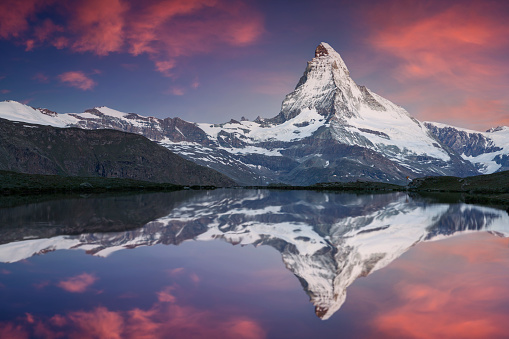
#> input picture Lab1_Image_Processing/data/matterhorn.jpg, 509 x 339 px; the run also reads 1 picture not shown here
$ jupyter execute --allow-errors 01_introduction_image_processing_2024.ipynb   (shell and % lines are left out)
#> lines starting #> are read from the running program, lines starting #| are printed output that depends on the picture; after the words box and inside, x2 and y2 are one past the last pixel; in counts of white or black regions, pixels touching at a corner belong together
**Michel Abela (sciper: 339421) & Alessandro Minghelli (sciper: 342216)**

This aim of this course is to review the evolution of image processing tools, from basics to deep learning algorithms. The semester is split into four labs :

* **Lab 1** : Introduction to Image Processing
* **Lab 2** : Object detection
* **Lab 3** : Object tracking
* **Lab 4** : Introduction to Deep Learning

Let's start with the first chapter of this course!

# Chapter 1 : Introduction to Image Processing

(100 points)

[cell 1]
import cv2 as cv
import numpy as np
import os
import math
#> (the rest of this cell did not finish here and is left out)

## 1.1 Introduction to Basic Image Processing Using OpenCV and NumPy

(20 points)

In this section we start with the basic image processing in Python.

**Goals:**

1. Read an image, access and modify pixel values
2. Change color space
3. Understand the concepts of histogram and histogram equalization

### 1.1.1 Read an image, access and modify pixel values

The code in the next section shows how you can load an image into the Jupyter notebook.

[cell 2]
# reading an image
img = cv.imread(os.path.join('.', 'data', 'matterhorn.jpg'))
#> img is the input picture: shape (339, 509, 3); mean B, G, R 115.7, 95.9, 110
print('Image has dimensions: {}'.format(img.shape))
#| Image has dimensions: (339, 509, 3)
print('There is a total of {} elements'.format(img.size))
#| There is a total of 517653 elements

OpenCV loads the image in a type of variable called a NumPy array. Elements of a NumPy array are accessed through indexing with the operator `[.]` where `.` indicates which dimensions you're accessing. The dimensions are organized as follows: `rows, cols, channels`. More information about indexing in NumPy is in the [doc](https://docs.scipy.org/doc/numpy/reference/arrays.indexing.html).

**QUESTION:** (/2)
- What do `rows, cols, channels` represent in the image?
- What is the value of channels for grayscale and colored image?
- Is the `matterhorn.jpg` image a grayscale or color image? Why?
- What is the meaning of each channel when the image is loaded with OpenCV ([Hint](https://docs.opencv.org/4.x/d4/da8/group__imgcodecs.html#ga288b8b3da0892bd651fce07b3bbd3a56))

**YOUR ANSWER**
- rows and cols represent the number of pixels of the image matrix vertically and horizontally respectively. The channels dimension represents the information we have about each pixel, so if channels is equal to 3, we have 3 values of color for each image pixel.
- The value of channels for grayscale is equal to 1, whereas equal to 3 for colored images (BGR)
- the "matterhorn.jpg" image is a color image, since the "img.shape" attribute returns 3 for the channels dimension
- When an image is loaded with OpenCV, the meaning of each channel is in the order of BGR (Blue-Green-Red) rather than RGB (Red-Green-Blue)

In the next cell we display the image using the provided function `display_image()` in file `utils.py`.

#> (a cell that did not finish here is left out)

Now that you have an image loaded in the notebook, let's extract some properties from it. Here is how you can access a pixel or a region of the image, and modify a pixel value.

[cell 4]
pixel_row = 10
pixel_col = 10

# accessing pixel (pixel_x, pixel_y)
print('Pixel value at location {}x{} is {}'.format(pixel_row, pixel_col, img[pixel_row, pixel_col]))
#| Pixel value at location 10x10 is [63 39 87]

# accessing region of the image starting at(pixel_row, pixel_col)
region_size = 10
img_region = img[pixel_row:pixel_row+region_size, pixel_col:pixel_col+region_size]
print('Region size is {}'.format(img_region.shape))
#| Region size is (10, 10, 3)

# modifying pixel value
img[pixel_row, pixel_col] = [0, 0, 0]
#> img: shape (339, 509, 3); under 0.01% of pixels changed, all inside (x1, y1, x2, y2) = (10, 10, 11, 11)
print('New pixel value at location {}x{} is {}'.format(pixel_row, pixel_col, img[pixel_row, pixel_col]))
#| New pixel value at location 10x10 is [0 0 0]

**QUESTION:** (/1)

In the next cell, change the color of the pixels to white in a rectangle of size (40, 100) starting from the pixel (30, 60) and show the new image.

[cell 5]
# modifying pixel value

start_pix_row, start_pix_col = 30, 60
end_pix_row, end_pix_col = start_pix_row+40, start_pix_col+100

for i in range(start_pix_row, end_pix_row+1):
    for j in range(start_pix_col, end_pix_col+1):
        img[i,j] = [255,255,255]
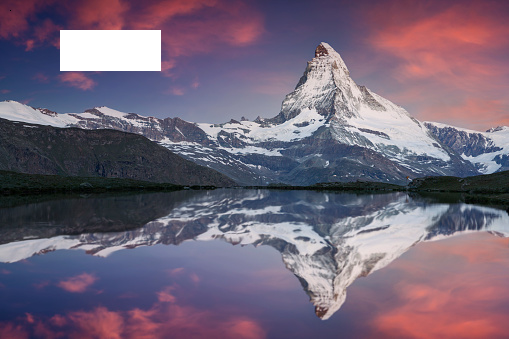
#> img: shape (339, 509, 3); mean B, G, R 119.3, 100.4, 113.7

# Display the modified image with white rectangle
#> (the rest of this cell did not finish here and is left out)

### 1.1.2 Colorspace Conversion

Now, you will learn how to convert images from one colorspace to another, like BGR ↔ Gray, BGR ↔ YUV etc. There are more than 150 color-space conversion methods available in OpenCV.

**QUESTION:** (/4)

In the next two cells, implements the conversion function going from BGR image to GRAY image and BGR to YUV image. There are built-in functions in OpenCV doing exactly that but for the moment we'll ask you to implement your **own** function in order to get the idea of what is happening under the hood.

[cell 6]
def convert_bgr_to_grayscale(frame):
    """
    Convert a given bgr image into grayscale image
    :param frame: Color image to convert
    :return: Grayscale image as numpy array
    """

    image = np.zeros((frame.shape[0], frame.shape[1]))

    for a in range(frame.shape[0]):
        for b in range(frame.shape[1]):
            image[a,b] = 0.299 * frame[a,b][2] + 0.587 * frame[a,b][1] + 0.114 * frame[a,b][0]
            image[a,b] = round(image[a,b])
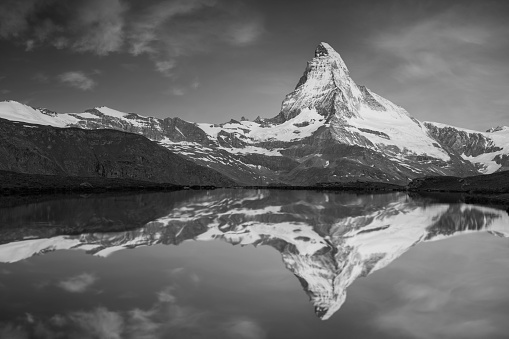
#> image: shape (339, 509) float64; min 0, max 245, mean 102.4

    return image.astype(np.float32)

[cell 7]
def convert_bgr_to_yuv(frame):
    """
    Convert a given rgb image into hsv image
    :param frame: Color image to convert
    :return: YUV image as numpy array
    """
    #frame = cv.cvtColor(frame, cv.COLOR_BGR2RGB)
    rgb_frame = frame[:, :, ::-1]
    RGB_to_YUV_conversion = np.array([[0.299, 0.587, 0.114],
                                      [-0.169, -0.331, 0.5],
                                      [0.5, -0.419, -0.081]])
    image = np.zeros((rgb_frame.shape[0], rgb_frame.shape[1], 3))

    for a in range(rgb_frame.shape[0]):
        for b in range(rgb_frame.shape[1]):
            image[a,b] = np.dot(RGB_to_YUV_conversion, rgb_frame[a,b])
            image[a,b] += np.array([0, 128, 128]) # apply 8-bit standard offset of 128
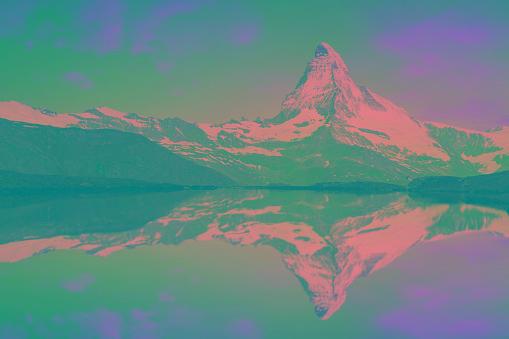
#> image: shape (339, 509, 3) float64; mean R, G, B 102.4, 135.5, 133.4

    return image.astype(np.uint8)
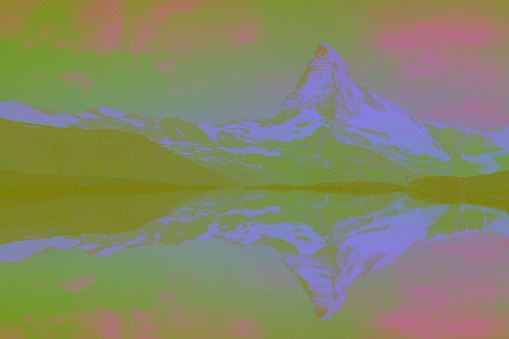
#> returned value: shape (339, 509, 3); mean of channels 0, 1, 2 101.8, 135, 133; drawn as B, G, R

The following lines shows the conversion based on your implementation and the built-in function from OpenCV. If everything went well, the two should match.

[cell 8]
# Load image
img = cv.imread(os.path.join('.', 'data', 'matterhorn.jpg'))
# convert to gray + hsv
img_gray = convert_bgr_to_grayscale(img)
img_yuv = convert_bgr_to_yuv(img)
gt_gray = cv.cvtColor(img, cv.COLOR_BGR2GRAY)
gt_yuv = cv.cvtColor(img, cv.COLOR_BGR2YUV)
#> gt_yuv: shape (339, 509, 3); mean of channels 0, 1, 2 102.4, 134.5, 134.7
# Display
#> (the rest of this cell did not finish here and is left out)

Now you know how to convert *BGR* image to any color space, you can use this to extract a colored object. In *HSV*, it is more easier to represent a color than in *BGR* colorspace. Here is the method to extract a colored object:

1. Reading an input image
2. Convert from *BGR* to *HSV* color-space using bluit-in function from OpenCV
3. We threshold the *HSV* image to extract the pixels in the desired color range.

**QUESTION:** (/2)

First, implement the function `threshold_bgr_image()` to threshold the color image in the desired color range.

**Hint**: You may use the OpenCV functions `inRange()` and `bitwise_and()`.

[cell 9]
def threshold_bgr_image(frame, lower, upper):
    """
    Segment image.
        1. Convert image to HSV color space
        2. Find pixels in the desired color range (lower, upper)
        3. Apply the mask to the image.
    :param frame: BGR image to segment
    :param lower: Lower threshold value
    :param upper: Upper threshold value
    :return res: Segmented image
    :return mask: binary mask
    """

    hsv_frame = cv.cvtColor(frame, cv.COLOR_BGR2HSV)
    mask = cv.inRange(hsv_frame, lower, upper)
    res = cv.bitwise_and(frame, frame, mask=mask)

    return res, mask

The next cell test your function on the blue pixels of the image.

[cell 10]
# 1. Read input
img = cv.imread(os.path.join('.','data', 'circles_color.png'))
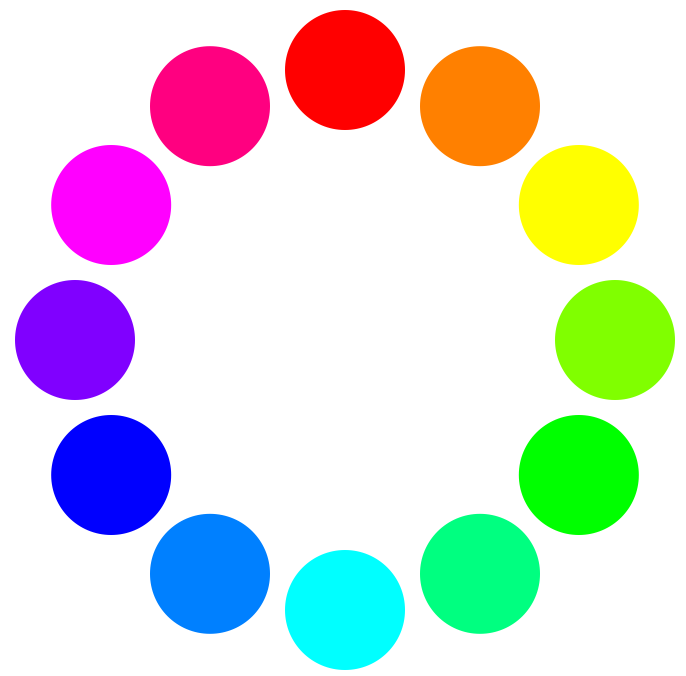
#> input picture Lab1_Image_Processing/data/circles_color.png, 686 x 676 px
#> img is the input picture: shape (676, 686, 3); mean B, G, R 217.7, 217.7, 217.7

# 2. Define range of blue color in HSV
lower = np.asarray([90,120,120])
upper = np.asarray([130,255,255])
im, mask = threshold_bgr_image(img, lower, upper)
#> in threshold_bgr_image, `mask = cv.inRange(hsv_frame, lower, upper)`:
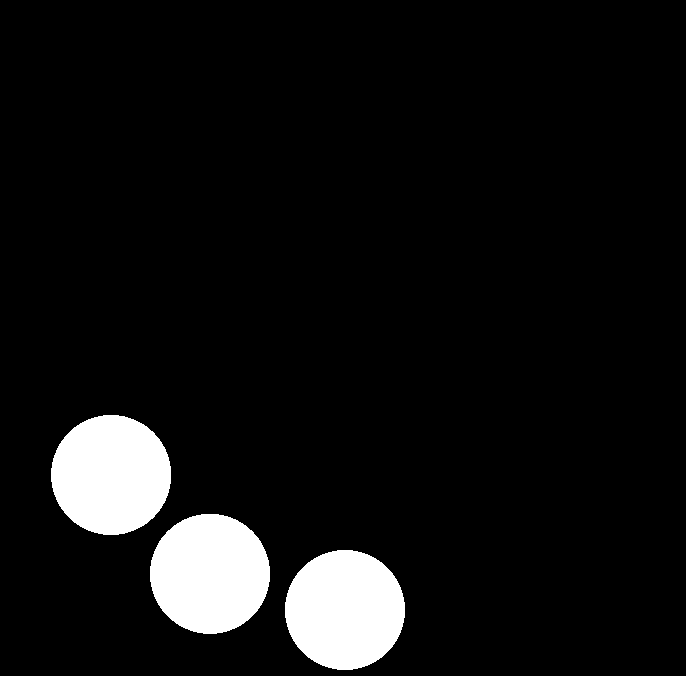
#> mask: shape (676, 686); 7.3% white; 3 white regions, box (x1, y1, x2, y2) and area: (51, 415, 171, 535) 11326, (150, 514, 270, 634) 11326, (285, 550, 405, 670) 11304

# 3. Display using subplots
#> (the rest of this cell did not finish here and is left out)

In order to find *HSV* values, you can use the same function, `cv.cvtColor()`. Instead of passing an image, you just pass the *BGR* values you want. The next cell shows an example to find the HSV value of red.

[cell 11]
red = np.uint8([[[0, 0, 255 ]]])
hsv_red = cv.cvtColor(red, cv.COLOR_BGR2HSV)
print( 'HSV component {}'.format(hsv_red))

**QUESTION:** (/2)

Try to extract the **Yellow** circle. Comment and show the result.

[cell 12]
# 1. Read input
img = cv.imread(os.path.join('.','data', 'circles_color.png'))

# 2. Extract yellow color in HSV

yellow = np.uint8([[[0, 255, 255]]])
hsv_yellow = cv.cvtColor(yellow, cv.COLOR_BGR2HSV)
print("The HSV component of yellow color is {}".format(hsv_yellow))
lower = np.asarray([20,255,255])
upper = np.asarray([30,255,255])

im, mask = threshold_bgr_image(img, lower, upper)

# 3. Display using subplots
#> (the rest of this cell did not finish here and is left out)

**YOUR ANSWER**
- In order to extract the Yellow circle only, I first had to determine the Yellow color in HSV colorspace (H:30, S:255, V:255) by converting BGR -> HSV using OpenCV's built-in function.
- Then I set the lower & upper limits of the yellow color threshold for the inRange() built-in function to properly create a mask that selects the yellow circle from the original image.
- Finally, the bitwise_and() built-in function combines the mask with the original image to extract the yellow circle only.

So far you have been working with color image, but you could apply the same approach with the grayscale image.

**QUESTION:** (/2)

Now, try to extract the **yellow** pencil using the grayscale image. What are the pros and cons of each method (colors *vs* grayscale)?

[cell 13]
def threshold_gray_image(frame, lower, upper):
    """
    Segment image.
        1. Convert image to gray color space
        2. Find pixels in the desired color range (lower, upper)
        3. Apply the mask to the image.
    :param frame: BGR image to segment
    :param lower: Lower threshold value
    :param upper: Upper threshold value
    :return: Segmented image, binary mask
    """

    gray_frame = cv.cvtColor(frame, cv.COLOR_BGR2GRAY)
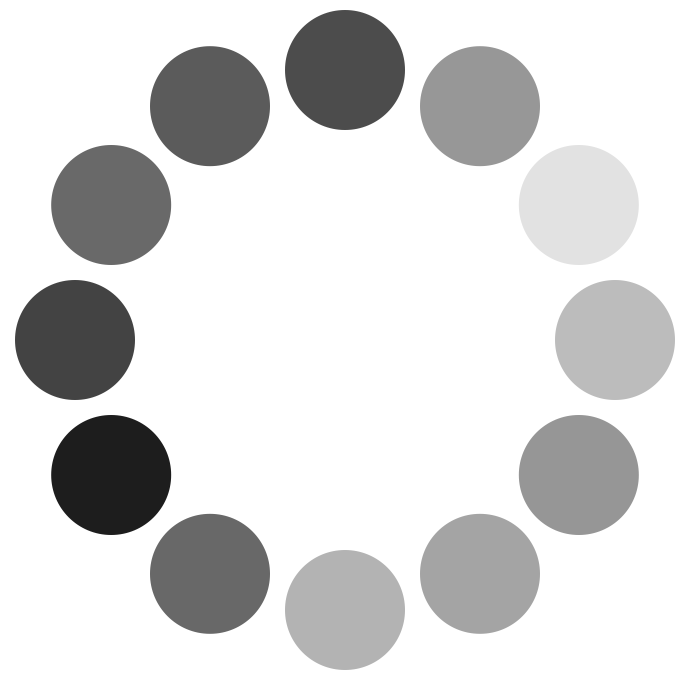
#> gray_frame: shape (676, 686); min 29, max 255, mean 217.7
    mask = cv.inRange(gray_frame, lower, upper)
#> mask: shape (676, 686); 2.4% white; 9 white regions (8 under 20 px), largest, box (x1, y1, x2, y2) and area: (519, 145, 638, 265) 11111
    res = cv.bitwise_and(frame, frame, mask=mask)

    return res, mask

# 1. Read input
img = cv.imread(os.path.join('.','data', 'circles_color.png'))

# 2. Extract yellow color in gray
yellow = np.uint8([[[0, 255, 255]]])
gray_yellow = cv.cvtColor(yellow, cv.COLOR_BGR2GRAY)
print("The Grayscale component of yellow color is {}".format(gray_yellow))

im, mask = threshold_gray_image(img, gray_yellow, gray_yellow)

# 3. Display using subplots
#> (the rest of this cell did not finish here and is left out)

**YOUR ANSWER**
- **Color Method:** **PROS:** the extraction & analysis can be done on three dimensions, so it can differentiate between colors that are very close (can be very sensitive) | **CONS:** requires more compute-power and/or more compute-time to complete the analysis
- **Grayscale Method:** **PROS:** only one dimension to work on, so less compute-power needed to extract the color | **CONS:** less sensitive to slight color variations (more difficult to separate colors that are almost similar)

### 1.1.3 Image Histogram

An histogram is a graph or plot, which gives you an overall idea about the intensity distribution of the pixels of the image. It is just another way of understanding the image. By looking at the histogram of an image, you get intuition about contrast, brightness, intensity distribution etc of that image. Almost all image processing tools today, provides features on histogram.

**QUESTION:** (/1)

In the next cell, implement a function using OpenCV that computes the image histogram for all channels.

[cell 14]
def compute_image_histogram(image):
    """
    Compute image color distribution for each channels of a given `image`
    :param image: Image to extract histograms for
    :return: List of histogram, one per channel.
    """
    hist = []

    # YOUR CODE HERE


    return hist

[cell 15]
# 1. Load image
img = cv.imread(os.path.join('..','data', 'matterhorn.jpg'))

# 2. Compute histogram for each channels
hists = compute_image_histogram(img)
#> hists = []

# 3. Plot
color = ['b', 'g', 'r']
#> (the rest of this cell did not finish here and is left out)

You can see the image and the corresponding histograms.

**QUESTION:** (/1)

What is the significant of the pixel intensity?

**YOUR ANSWER**

#### Histogram equalization
Consider an image whose pixel values are confined to some specific range of values only. For instance, brighter image will have all pixels confined to high values. But a good image will have pixels from all regions of the image. So you need to stretch this histogram to either ends and that is what Histogram Equalization does. This normally improves the contrast of the image ([doc](https://en.wikipedia.org/wiki/Histogram_equalization)).

**QUESTION:** (/3)

In the next section implement such contrast enhancement function (i.e. based on histogram equalization)

[cell 16]
def contrast_enhancement(image):
    """
    Compute histogram and apply histogram equalization on a given image.
    :param image: Image to enhance contrast
    :return: tuple: enhanced image, input image histogram, transformed image histogram
    """

    hist = None
    hist_equ = None
    image_equ = None

    # Apply histogram equalization

    return image_equ, hist, hist_equ

The next cell shows you the results of histogram equalization on an image.

**QUESTION:** (/2)

- How has the contrast evolved after applying the transformation ?
- How has the histogram changed ?

[cell 17]
# Load image
img = cv.imread(os.path.join('..','data', 'matterhorn_snow.jpg'), cv.IMREAD_GRAYSCALE)
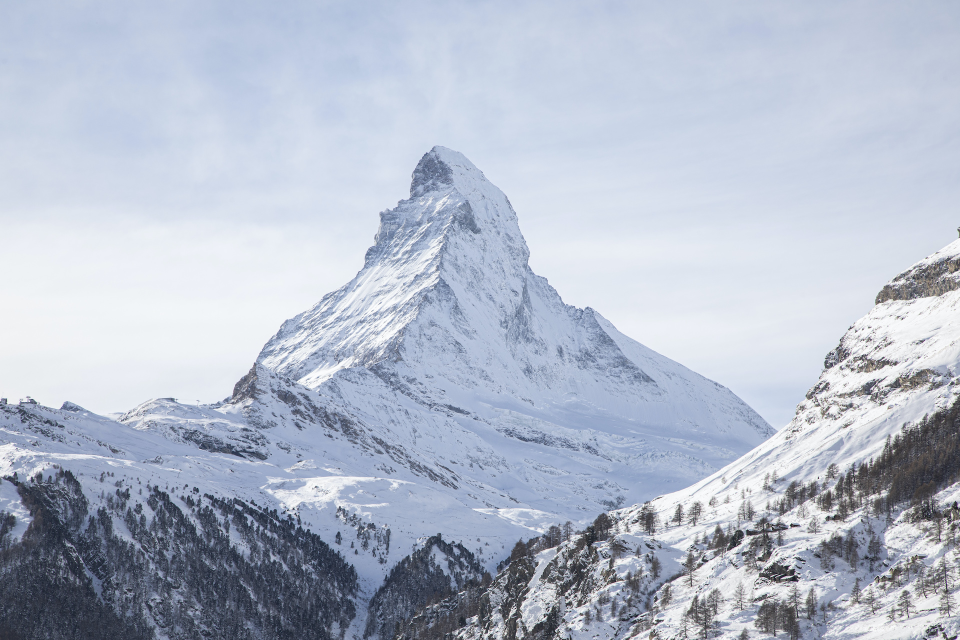
#> input picture Lab1_Image_Processing/data/matterhorn_snow.jpg, 1920 x 1280 px, found by its file name (shown at 1/2 size)
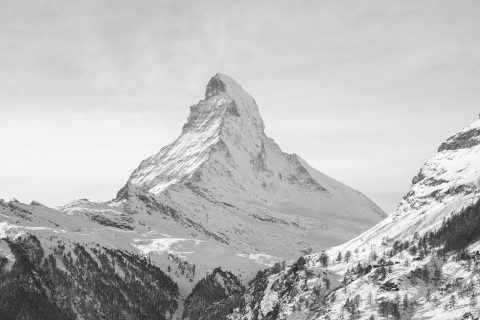
#> img: shape (1280, 1920) (shown at 1/4 size); min 0, max 255, mean 186.3

# Enhance contrast with histogram equalization
img_equ, hist, hist_equ = contrast_enhancement(img)

# Display
#> (the rest of this cell did not finish here and is left out)

**YOUR ANSWER**

### 1.2 Image filtering and edges detection

(50 points)

Image filtering is a two-dimensional convolution of the image by a small matrix called kernel. The choice of the kernel depends on the goal of the filtering operation, which can be noise removal, edge detection, contrast enhancement, etc. In general, filters are classified into two families: low-pass filters and high-pass filters.

### 1.2.1 Low-pass filters

The most common low-pass filters are the [averaging filter](https://docs.opencv.org/4.x/d4/d86/group__imgproc__filter.html#ga8c45db9afe636703801b0b2e440fce37), the [Gaussian filter](https://docs.opencv.org/4.x/d4/d86/group__imgproc__filter.html#gaabe8c836e97159a9193fb0b11ac52cf1) and the [median filter](https://docs.opencv.org/4.x/d4/d86/group__imgproc__filter.html#ga564869aa33e58769b4469101aac458f9).

**QUESTION:** (/3)

In the next cell, implement the function `apply_lowpass_filter()`, which takes as input an image, and the filter parameters in a dictionary (filter type and size) and returns the filtered image. Use the corresponding OpenCV functions.

[cell 18]
def apply_lowpass_filter(img, filter_params):
    """
    Apply a low-pass filter on a given image.
    :param image: Image to enhance contrast
    :param filter_params: Parameters of the filter
    :return: img_filt: filtered image
    """

    # YOUR CODE HERE


    return img_filt

The next cell tests your implementation on two images corrupted by a different noise, with a filter of size (7x7).

**QUESTION:** (/2)

What is the effect of each filter? How different are the filtered images? Which filter is the best for each image and why?

[cell 19]
# Load image
imgs = [cv.imread(os.path.join('..','data', 'matterhorn_noise1.jpg'), cv.IMREAD_GRAYSCALE), cv.imread(os.path.join('..','data', 'matterhorn_noise2.jpg'), cv.IMREAD_GRAYSCALE)]
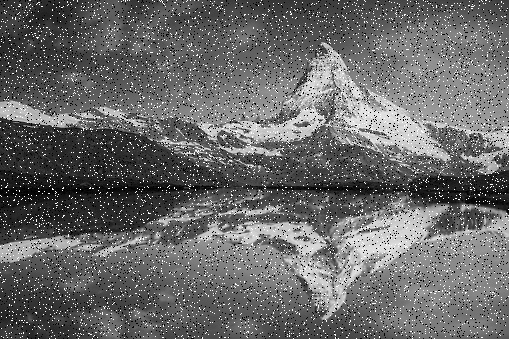
#> input picture Lab1_Image_Processing/data/matterhorn_noise1.jpg, 509 x 339 px, found by its file name
img_title = ["Salt & Pepper", "Gaussian"]

# Filtering with a kernel of size 7x7
filter_size = 7
filter_params = [ {"ftype":"averaging", "fsize":filter_size},
                 {"ftype":"gaussian", "fsize":filter_size},
                 {"ftype":"median", "fsize":filter_size}]


# Display image
#> (the rest of this cell did not finish here and is left out)

**YOUR ANSWER**

Now that you are able to filter an image, let's find the optimal kernel. In this question, we consider the optimal filter to be the one that produces a filtered image that is visually closest to the image without noise.

**QUESTION:** (/4)

For each image, propose an optimal kernel (type and size), justify your choice and show the filtered image.

[cell 20]
# Load image
img_orig = cv.imread(os.path.join('..','data', 'matterhorn.jpg'), cv.IMREAD_GRAYSCALE)
imgs = [cv.imread(os.path.join('..','data', 'matterhorn_noise1.jpg'), cv.IMREAD_GRAYSCALE), cv.imread(os.path.join('..','data', 'matterhorn_noise2.jpg'), cv.IMREAD_GRAYSCALE)]
img_title = ["Salt & Pepper", "Gaussian"]

# Best filter parameters


###################
# YOUR CODE HERE
best_filter_params_1 = {}
best_filter_params_2 = {}
###################


# Filtering
#> (the rest of this cell did not finish here and is left out)
